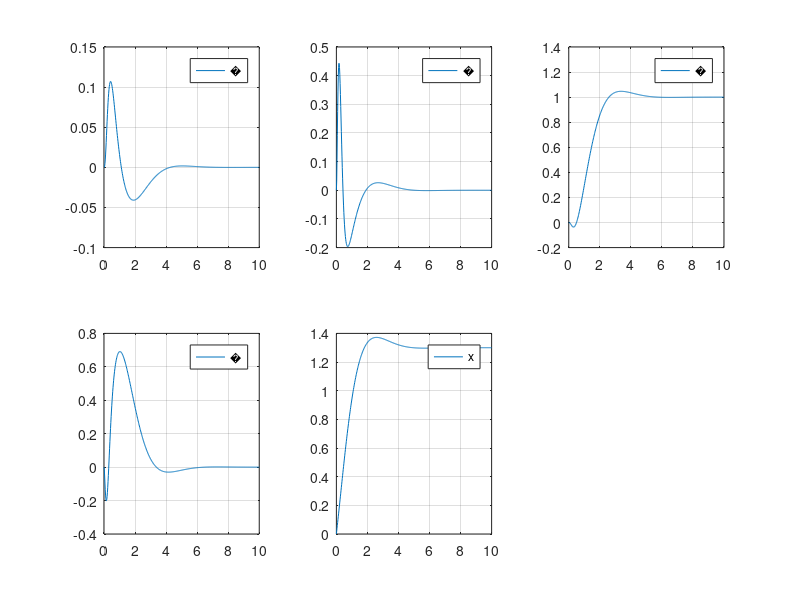

The MATLAB source for this figure:
close all; clc; clear;

%%
M = 2;      % Massa do carro
m = 0.1;    % Massa do pêndulo
l = 0.5;    % Comprimento da haste
g = 9.81;   % Gravidade

% SS
A = [0, 1 ,0 ,0 ; (M+m)*g/(M*l), 0, 0, 0; 0, 0, 0, 1; -m*g/M, 0, 0, 0 ];
B = [0; -1/(M*l); 0; 1/M]
C = [0, 0, 1, 0];
D = 0;

sys = ss(A, B, C, D);

%% Definição das matrizes de interesse para controle
%  Lembrando que o sistema possui uma var de estado adicional ξ = (\xi)
Ae = [A, zeros(4,1); -C, 0]
Be = [B; 0]

% Checando controlabilidade do sistema
matrizControlabilidade = ctrb(Ae, Be); % n = (n de A) +1
rho = rank(matrizControlabilidade);    % posto dever ser = (n de A) + 1, 
                                       % por conta do ξ
matrizControlabilidade2 = [A, B; -C, 0];
rho2 = rank(matrizControlabilidade2);

%% escolha dos polos - lembre que o sistema é de ordem 5 agora
%  vamos selecionar os polos pelo sisotool
mu1 = -1+1i;
mu2 = -1-1i;
mu3 = -10;
mu4 = -10;
mu5 = -10;

mu = [mu1, mu2, mu3, mu4, mu5];

%% Determinção do vetor K

Kc = acker(Ae, Be, mu); % esse Kc contém K e Ki
% Place não funciona para polos repetidos

K = Kc(1:4);   % 
Ki = -Kc(5);   % Ganho para o ξ

% calculando a resposta ao degrau do sistema
Acomp = [A-(B*K), B*Ki; -C, 0];
Bcomp = [zeros(4,1); 1];
Ccomp = [C, 0];
Dcomp = 0;

%% ss novo - novo sistema
sysNew = ss(Acomp, Bcomp, Ccomp, Dcomp)

%% Simulação do sistema
t = 0:0.02:10;
[y, T, x] = step(sysNew,t);

%% Plot das variáveis
legendas = ["θ", "ω", "x", "v", "ξ"];


for janela = 1:length(Acomp)
    subplot(2,3, janela);
    plot(t, x(:,janela));
    legend(legendas(janela));
    grid on;
end